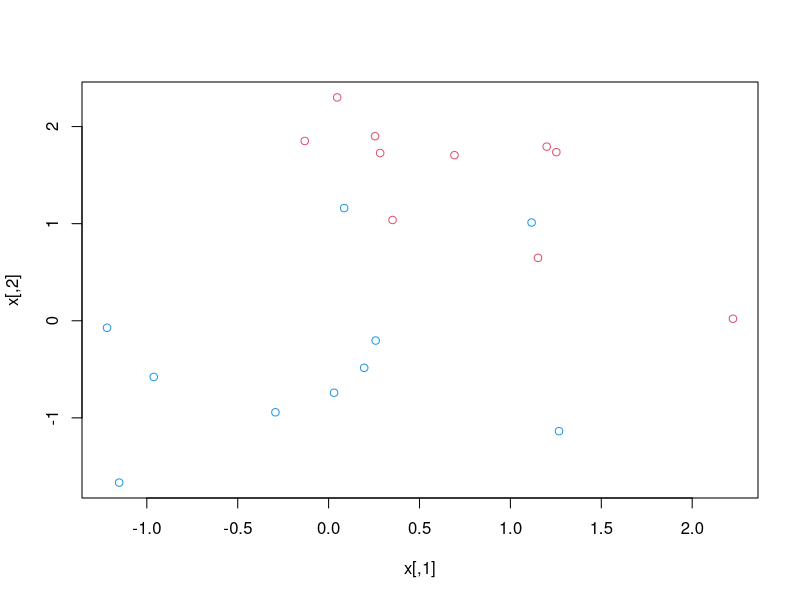
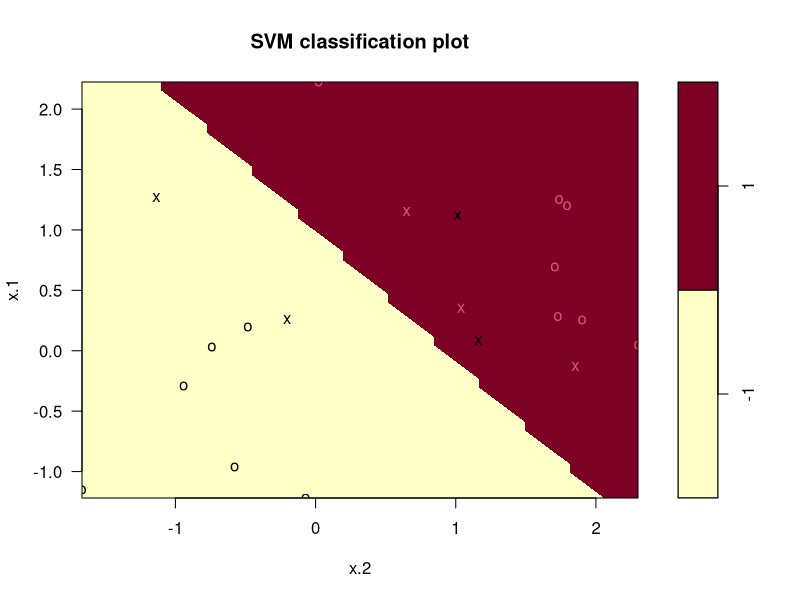
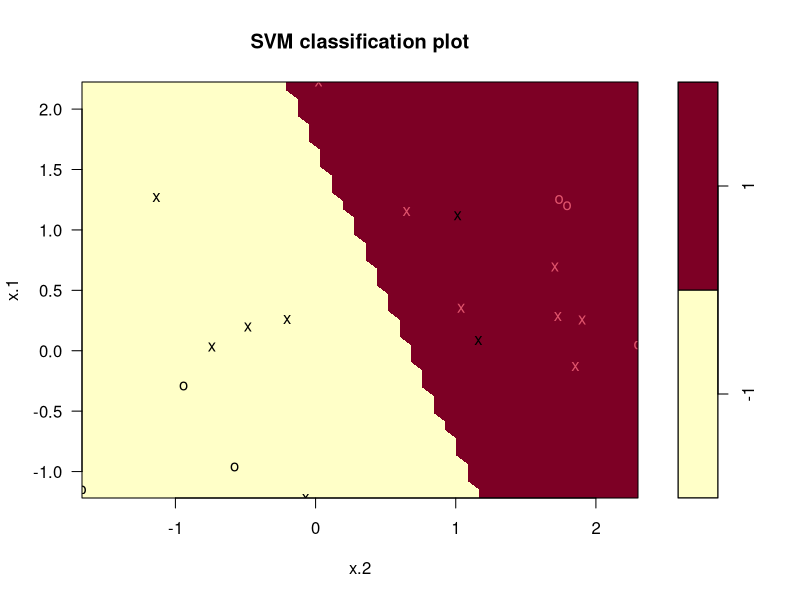
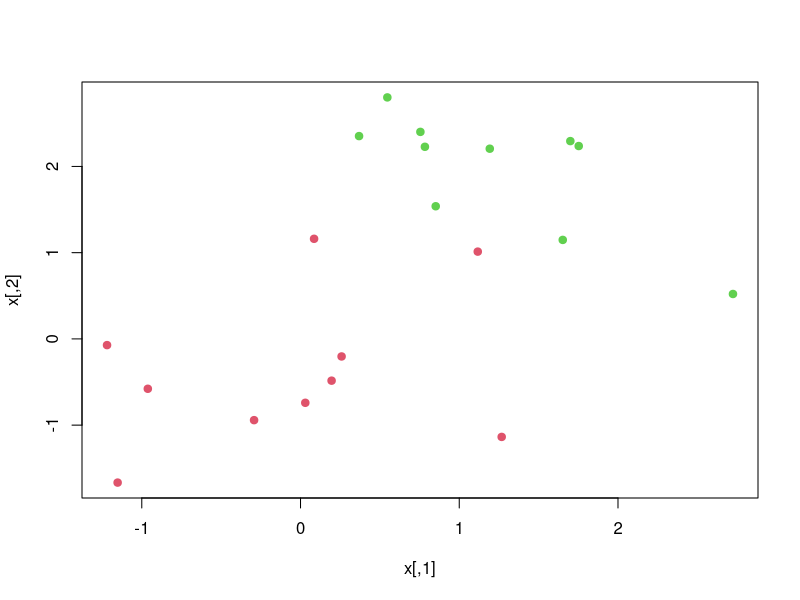
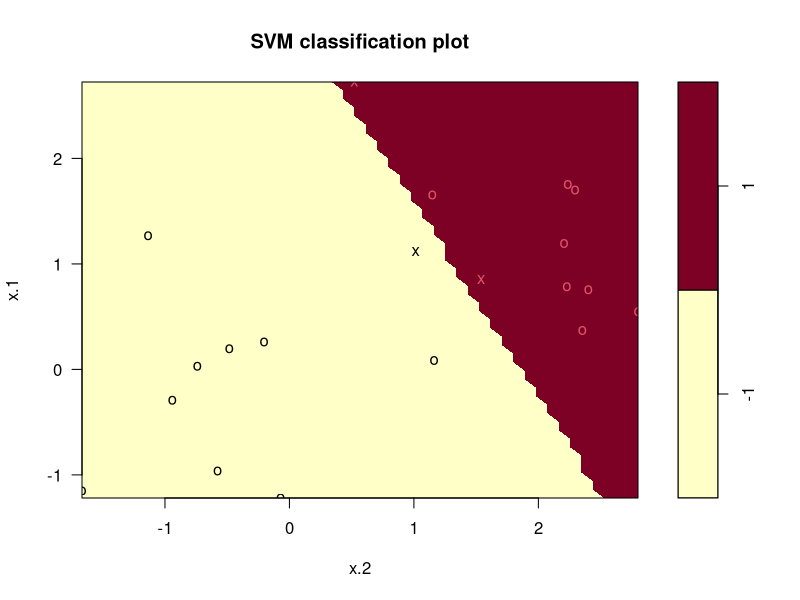
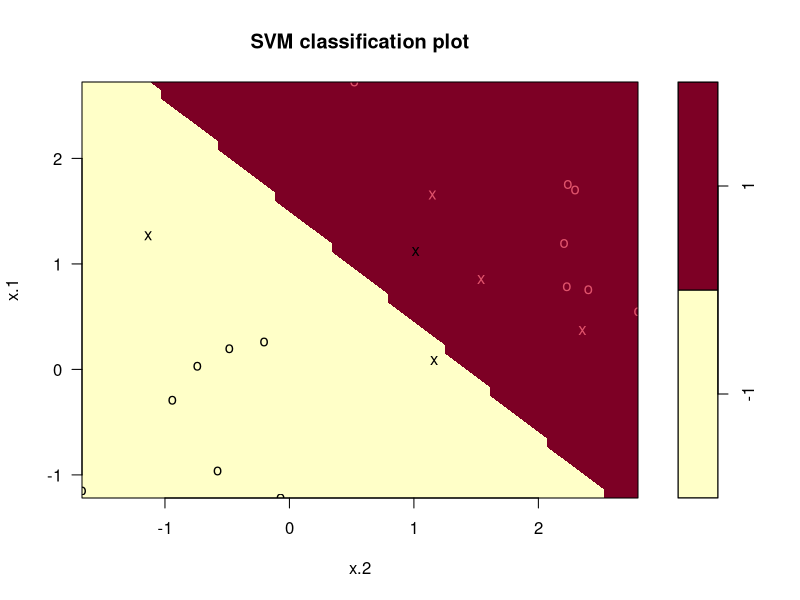
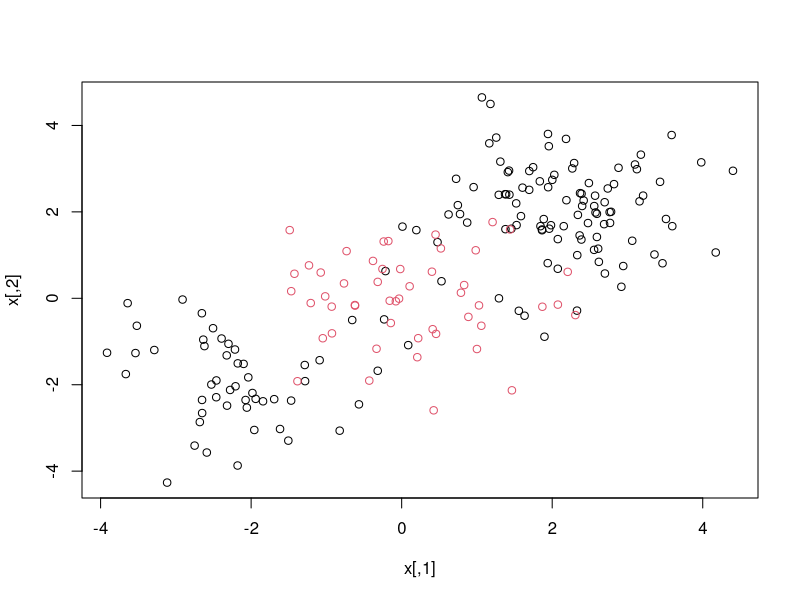
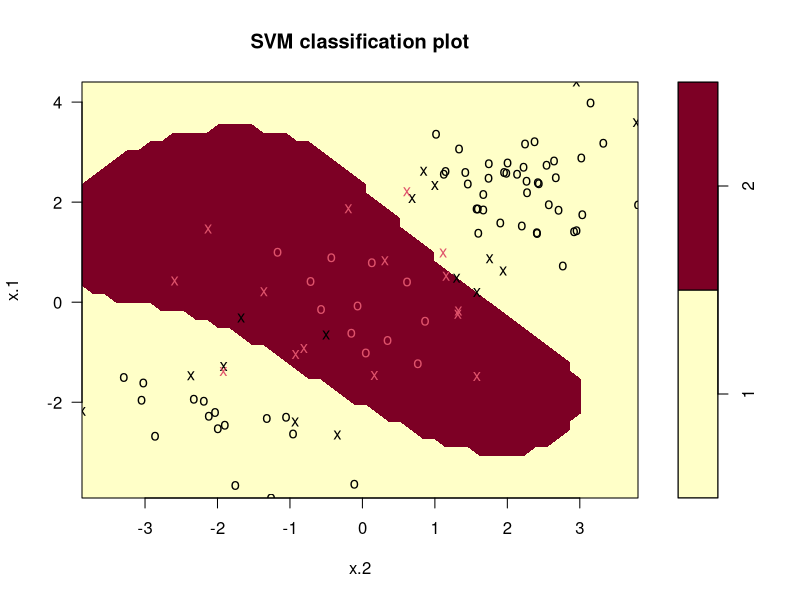

Write R code to recreate these figures, in order.
# Prepare data

set.seed(3)
x=matrix(rnorm(20*2), ncol=2)
y=c(rep(-1,10), rep(1,10))
x[y==1,]=x[y==1,] + 1
dat=data.frame(x=x, y=as.factor(y))

plot(x, col=(3-y))

# fit SVM
library(e1071)
svmfit=svm(y~., data=dat, kernel="linear", cost=10,scale=FALSE)

plot(svmfit, dat); svmfit$index

svmfit=svm(y~., data=dat, kernel="linear", cost=0.1,scale=FALSE)
plot(svmfit, dat); svmfit$index

# cross validation
set.seed(1)
tune.out=tune(svm,y~.,data=dat,
              kernel="linear",
              ranges=list(cost=c(0.001, 0.01, 0.1, 1,5,10,100)))

summary(tune.out)

bestmod=tune.out$best.model
summary(bestmod)

# prediction with SVM

xtest=matrix(rnorm(20*2), ncol=2)
ytest=sample(c(-1,1), 20, rep=TRUE)
xtest[ytest==1,]=xtest[ytest==1,] + 1
testdat=data.frame(x=xtest, y=as.factor(ytest))
ypred=predict(bestmod,testdat)
table(predict=ypred, truth=testdat$y)

svmfit=svm(y~., data=dat, kernel="linear", cost=.01,scale=FALSE)
ypred=predict(svmfit,testdat)
table(predict=ypred, truth=testdat$y)

# Complete split

x[y==1,]=x[y==1,]+0.5
plot(x, col=(y+5)/2, pch=19)

dat=data.frame(x=x, y=as.factor(y))
svmfit=svm(y~., data=dat, kernel="linear", cost=1e5)
summary(svmfit)

plot(svmfit, dat)

svmfit=svm(y~., data=dat, kernel="linear", cost=1)
summary(svmfit)

plot(svmfit,dat)

set.seed(1)
x=matrix(rnorm(200*2), ncol=2)
x[1:100,]=x[1:100,]+2
x[101:150,]=x[101:150,]-2
y=c(rep(1,150),rep(2,50))
dat=data.frame(x=x,y=as.factor(y)); plot(x, col=y)

# Using differen Kernels

train=sample(200,100)
svmfit=svm(y~., data=dat[train,], kernel="radial", gamma=1, cost=1)
plot(svmfit, dat[train,])

summary(svmfit)

svmfit=svm(y~., data=dat[train,], kernel="radial",gamma=1,cost=1e5)
plot(svmfit,dat[train,])

set.seed(1)
tune.out=tune(svm, y~., data=dat[train,], kernel="radial",
              ranges=list(cost=c(0.1,1,10,100,1000)))
# Need Working here
table(true=dat[-train,"y"],
      pred=predict(tune.out$best.model,newx=dat[-train,]))

# Using Sonar Data

library(dplyr)
library(mlbench)
# load Sonar dataset
data(Sonar)

# split train and test set
set.seed(123)
train <- sample.int(nrow(Sonar), size = floor(nrow(Sonar)*0.8))
train_X <- Sonar[train,]
test_X <- Sonar[-train,]

# Linear kernel
svmfit = svm(Class~., data = train_X, kernel = "linear")
summary(svmfit)

# Check train and test error
pred_train <- predict(svmfit, train_X)
mean(pred_train == train_X$Class)

pred_test <- predict(svmfit, test_X)
mean(pred_test == test_X$Class)

# Radial kernel
svmfit = svm(Class~., data = train_X, kernel = "radial")

# Check train and test error
pred_train <- predict(svmfit, train_X)
mean(pred_train == train_X$Class)

pred_test <- predict(svmfit, test_X)
mean(pred_test == test_X$Class)

# parameter tuning

tune.out=tune(svm, Class~., data=train_X, kernel="radial",
              ranges=list(cost=c(0.1,1,10,100,1000)))
summary(tune.out)
table(true=test_X$Class, pred=predict(tune.out$best.model,newdata=test_X))
